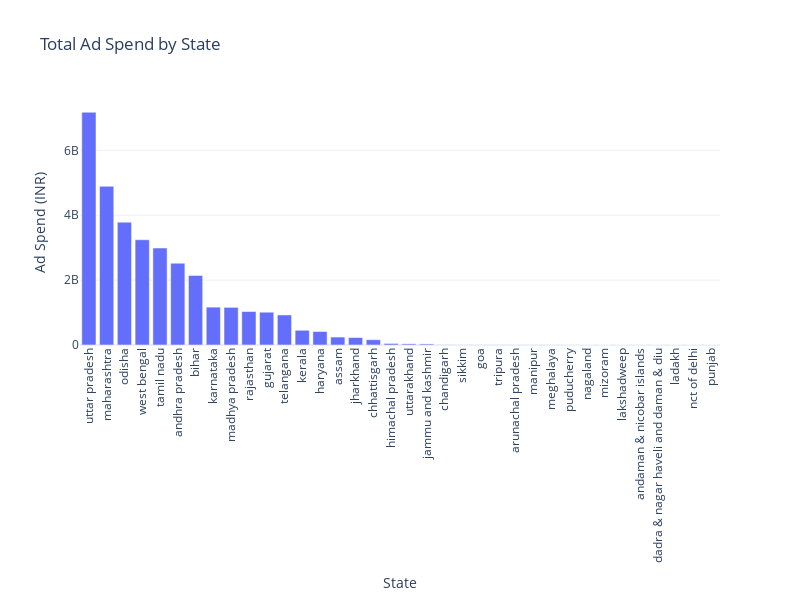

Notebook code cell kept with this figure:
### Markdown cell above
#### Let’s have a look at the total ad spend by state:

### Code cell
import plotly.express as px
import plotly.io as pio
import plotly.graph_objects as go
pio.templates.default = "plotly_white"

state_ad_spend = merged_data.groupby('State')['Amount spent (INR)'].sum().reset_index()

fig = px.bar(state_ad_spend, x='State', y='Amount spent (INR)',
             labels={'State': 'State', 'Amount spent (INR)': 'Ad Spend (INR)'},
             title='Total Ad Spend by State')

fig.update_layout(xaxis={'categoryorder': 'total descending'},
                  xaxis_tickangle=-90,
                  width=800,
                  height=600)

fig.show()

### Figure 1 — Plotly figure (JSON) as saved in the notebook; plotly's stock layout.template omitted (floating-point values rounded to 4 significant figures)
{"data": [{"alignmentgroup": "True", "hovertemplate": "State=%{x}<br>Ad Spend (INR)=%{y}<extra></extra>", "legendgroup": "", "marker": {"color": "#636efa", "pattern": {"shape": ""}}, "name": "", "offsetgroup": "", "orientation": "v", "showlegend": false, "textposition": "auto", "type": "bar", "x": ["andaman & nicobar islands", "andhra pradesh", "arunachal pradesh", "assam", "bihar", "chandigarh", "chhattisgarh", "dadra & nagar haveli and\ndaman & diu", "goa", "gujarat", "haryana", "himachal pradesh", "jammu and kashmir", "jharkhand", "karnataka", "kerala", "ladakh", "lakshadweep", "madhya pradesh", "maharashtra", "manipur", "meghalaya", "mizoram", "nagaland", "nct of delhi", "odisha", "puducherry", "punjab", "rajasthan", "sikkim", "tamil nadu", "telangana", "tripura", "uttar pradesh", "uttarakhand", "west bengal"], "xaxis": "x", "y": [0, 2520493300, 2771308, 244693274, 2144769680, 6507258, 162836146, 0, 4328418, 1010634975, 416834110, 48046464, 32875305, 229321946, 1166463116, 453624020, 0, 19847, 1159795608, 4892020368, 2667186, 1768440, 481052, 599170, 0, 3785297817, 1535672, 0, 1031708075, 4379297, 2988281712, 926434822, 3714918, 7173450480, 35704485, 3244289832], "yaxis": "y"}], "layout": {"barmode": "relative", "height": 600, "legend": {"tracegroupgap": 0}, "title": {"text": "Total Ad Spend by State"}, "width": 800, "xaxis": {"anchor": "y", "autorange": true, "categoryorder": "total descending", "domain": [0, 1], "range": [-0.5, 35.5], "tickangle": -90, "title": {"text": "State"}, "type": "category"}, "yaxis": {"anchor": "x", "autorange": true, "domain": [0, 1], "range": [0, 7551000000.0], "title": {"text": "Ad Spend (INR)"}, "type": "linear"}}}
